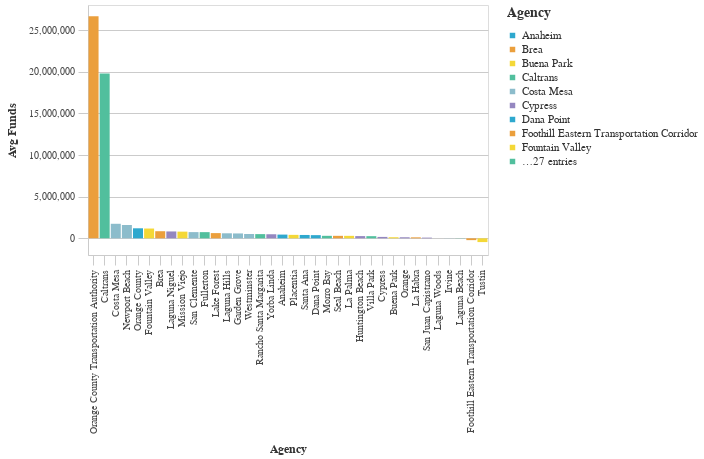

Notebook source saved alongside this figure:
### Markdown cell above
### Lowest Average Total Funds by Agency ($2021)

### Code cell
#Bar chart Bottom Average Total Requested Funds by Agency
avg_funds_bottom = (df>>group_by(_.primary_agency_name)>>summarize(avg_funds=_.adjusted_total_requested.mean())>>arrange(-_.avg_funds)).tail(50)

chart5=( _dla_utils_reports.basic_bar_chart_no_save((avg_funds_bottom.tail(40)), 'primary_agency_name','avg_funds', 'primary_agency_name', district))
    
display(chart5)

### Figure 1 — Vega-Lite specification as saved in the notebook (floating-point values rounded to 4 significant figures)
{"config": {"view": {"continuousWidth": 400, "continuousHeight": 300}, "axis": {"domainColor": "#cbcbcb", "grid": true, "gridColor": "#cbcbcb", "gridWidth": 1, "labelColor": "#474747", "labelFont": "Nunito Sans", "labelFontSize": 10, "labelPadding": 4, "tickColor": "#cbcbcb", "tickSize": 10, "titleColor": "#333", "titleFont": "Raleway", "titleFontSize": 12, "titlePadding": 10}, "axisBand": {"grid": false}, "background": "white", "font": "Raleway", "header": {"labelFont": "Nunito Sans", "titleFont": "Raleway"}, "legend": {"labelColor": "#333", "labelFont": "Nunito Sans", "labelFontSize": 11, "labelLimit": 0, "padding": 1, "symbolSize": 30, "symbolType": "square", "titleColor": "#333", "titleFont": "Raleway", "titleFontSize": 14, "titlePadding": 10}, "title": {"anchor": "middle", "font": "Raleway", "fontSize": 18, "fontWeight": 300, "offset": 20}}, "data": {"name": "data-0bd0940b42914d9dffbdd60af9252000"}, "mark": "bar", "encoding": {"color": {"field": "primary_agency_name", "legend": {"symbolLimit": 10, "title": "Agency"}, "scale": {"range": ["#2EA8CE", "#EB9F3C", "#F4D837", "#51BF9D", "#8CBCCB", "#9487C0"]}, "type": "nominal"}, "tooltip": [{"field": "primary_agency_name", "type": "nominal"}, {"field": "avg_funds", "type": "quantitative"}], "x": {"field": "primary_agency_name", "sort": "-y", "title": "Agency", "type": "nominal"}, "y": {"field": "avg_funds", "title": "Avg Funds", "type": "quantitative"}}, "height": 250, "width": 400, "$schema": "https://vega.github.io/schema/vega-lite/v4.17.0.json", "datasets": {"data-0bd0940b42914d9dffbdd60af9252000": [{"primary_agency_name": "Orange County Transportation Authority", "avg_funds": 26660000.0}, {"primary_agency_name": "Caltrans", "avg_funds": 19770000.0}, {"primary_agency_name": "Costa Mesa", "avg_funds": 1746000.0}, {"primary_agency_name": "Newport Beach", "avg_funds": 1600000.0}, {"primary_agency_name": "Orange County", "avg_funds": 1205000.0}, {"primary_agency_name": "Fountain Valley", "avg_funds": 1176000.0}, {"primary_agency_name": "Brea", "avg_funds": 853800.0}, {"primary_agency_name": "Laguna Niguel", "avg_funds": 826100.0}, {"primary_agency_name": "Mission Viejo", "avg_funds": 803400.0}, {"primary_agency_name": "San Clemente", "avg_funds": 746600.0}, {"primary_agency_name": "Fullerton", "avg_funds": 742800.0}, {"primary_agency_name": "Lake Forest", "avg_funds": 627600.0}, {"primary_agency_name": "Laguna Hills", "avg_funds": 603800.0}, {"primary_agency_name": "Garden Grove", "avg_funds": 586400.0}, {"primary_agency_name": "Westminster", "avg_funds": 522800.0}, {"primary_agency_name": "Rancho Santa Margarita", "avg_funds": 505300.0}, {"primary_agency_name": "Yorba Linda", "avg_funds": 489000.0}, {"primary_agency_name": "Anaheim", "avg_funds": 449600.0}, {"primary_agency_name": "Placentia", "avg_funds": 417700.0}, {"primary_agency_name": "Santa Ana", "avg_funds": 404000.0}, {"primary_agency_name": "Dana Point", "avg_funds": 382700.0}, {"primary_agency_name": "Morro Bay", "avg_funds": 302200.0}, {"primary_agency_name": "Seal Beach", "avg_funds": 300700.0}, {"primary_agency_name": "La Palma", "avg_funds": 299700.0}, {"primary_agency_name": "Huntington Beach", "avg_funds": 268300.0}, {"primary_agency_name": "Villa Park", "avg_funds": 259200.0}, {"primary_agency_name": "Cypress", "avg_funds": 170400.0}, {"primary_agency_name": "Buena Park", "avg_funds": 130600.0}, {"primary_agency_name": "Orange", "avg_funds": 127900.0}, {"primary_agency_name": "La Habra", "avg_funds": 118500.0}, {"primary_agency_name": "San Juan Capistrano", "avg_funds": 86120.0}, {"primary_agency_name": "Laguna Woods", "avg_funds": 0.05723}, {"primary_agency_name": "Irvine", "avg_funds": -6151.0}, {"primary_agency_name": "Laguna Beach", "avg_funds": -20240.0}, {"primary_agency_name": "Foothill Eastern Transportation Corridor", "avg_funds": -215500.0}, {"primary_agency_name": "Tustin", "avg_funds": -451200.0}]}}
